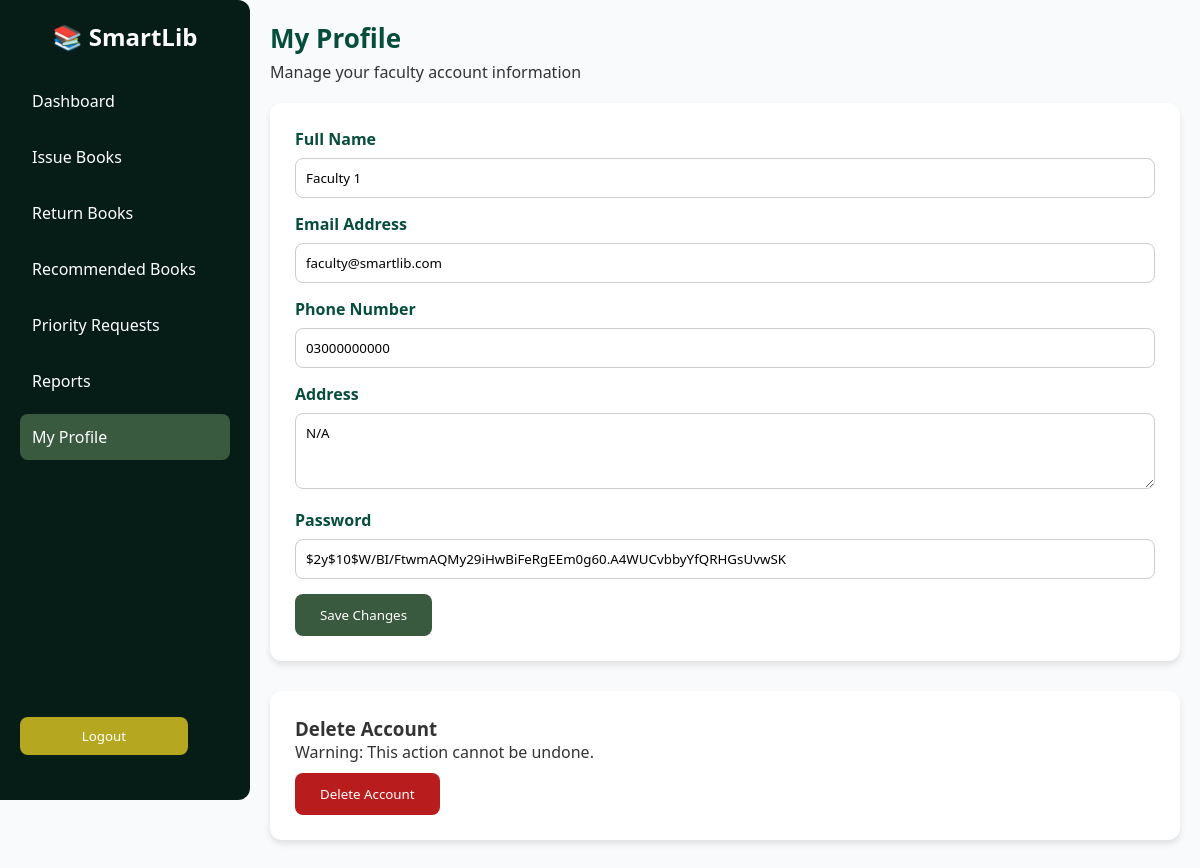
/faculty/faculty_profile.php (signed in), run on the app's committed database.
### tables this page shows
CREATE TABLE `members` (
  `member_id` int(11) NOT NULL,
  `name` varchar(255) NOT NULL,
  `email` varchar(255) NOT NULL,
  `phone` varchar(100) DEFAULT NULL,
  `address` text DEFAULT NULL,
  `role` varchar(100) NOT NULL,
  `password` varchar(255) NOT NULL,
  `registration_date` varchar(100) NOT NULL
);

### faculty/faculty_profile.php (the view, shortened to what this page needs)
<?php
$faculty_id = $_SESSION['member_id'];
include '../SmartLib.php';
$sql = "SELECT * FROM members WHERE member_id=? AND role='faculty'";
$stmt = $conn->prepare($sql);
$stmt->bind_param("i", $faculty_id);
$stmt->execute();
$result = $stmt->get_result();
$faculty = $result->fetch_assoc();
?>
<!DOCTYPE html>
<html lang="en">
<head>
</head>
<body>
    <div class="sidebar">
        <div>
            <h2>📚 SmartLib</h2>
            <ul>
                <li><a href="faculty.php">Dashboard</a></li>
                <li><a href="issue_books.php">Issue Books</a></li>
                <li><a href="faculty_return.php">Return Books</a></li>
                <li><a href="recommend_book.php">Recommended Books</a></li>
                <li><a href="faculty_requests.php">Priority Requests</a></li>
                <li><a href="faculty_reports.php">Reports</a></li>
                <li><a class="active">My Profile</a></li>
            </ul>
        </div>
        <form action="../logout.php" method="post">
            <button class="logout-btn">Logout</button>
        </form>
    </div>
    <div class="main-content">
        <header>
            <h1>My Profile</h1>
            <p>Manage your faculty account information</p>
        </header>
        <div class="card">
            <form method="post">
                <label>Full Name</label>
                <input type="text" name="name" value="<?= htmlspecialchars($faculty['name']) ?>" required>
                <label>Email Address</label>
                <input type="email" name="email" value="<?= htmlspecialchars($faculty['email']) ?>" required>
                <label>Phone Number</label>
                <input type="text" name="phone" value="<?= htmlspecialchars($faculty['phone']) ?>">
                <label>Address</label>
                <textarea name="address" rows="3"><?= htmlspecialchars($faculty['address']) ?></textarea>
                <label>Password</label>
                <input type="text" name="password" value="<?= htmlspecialchars($faculty['password']) ?>" required>
                <button type="submit" name="save_changes">Save Changes</button>
            </form>
        </div>
        <div class="card">
            <h3>Delete Account</h3>
            <p>Warning: This action cannot be undone.</p>
            <form method="post">
                <button type="submit" class="delete-btn"
                    onclick="return confirm('Are you sure you want to delete your account?')">Delete Account</button>
            </form>
        </div>
    </div>
</body>
</html>

### faculty/faculty_profile.php (style rules this page uses)
* { margin: 0; padding: 0; box-sizing: border-box; font-family: "Segoe UI", sans-serif }
body { display: flex; background: #f9fafb; color: #333 }
.sidebar { width: 250px; height: 100vh; background: #061d17; color: #fff; padding: 20px; position: fixed; display: flex; flex-direction: column; justify-content: space-between; border-radius: 0 12px 12px 0 }
.sidebar h2 { text-align: center; margin-bottom: 25px }
.sidebar ul { list-style: none }
.sidebar ul li { margin-bottom: 10px }
.sidebar ul li a { display: block; padding: 12px; color: #fff; text-decoration: none; border-radius: 8px }
.sidebar ul li a:hover, .active { background: #3a5a40 }
.logout-btn { width: 80%; margin: 25px auto; padding: 10px; background: #b5a820; color: #fff; border: none; border-radius: 8px; cursor: pointer }
.main-content { margin-left: 250px; padding: 20px; width: calc(100% - 250px) }
header h1 { color: #064e3b; font-size: 26px; margin-bottom: 5px }
header p { margin-bottom: 20px }
.card { background: #fff; padding: 25px; border-radius: 12px; box-shadow: 0 4px 6px rgba(0, 0, 0, .1); margin-bottom: 30px }
label { display: block; margin-bottom: 8px; font-weight: bold; color: #064e3b }
input, textarea { width: 100%; padding: 10px; margin-bottom: 15px; border: 1px solid #ccc; border-radius: 8px }
button { background: #3a5a40; color: #fff; padding: 12px 25px; border: none; border-radius: 8px; cursor: pointer }
button.delete-btn { background: #b91c1c; margin-top: 10px }

### data on the page
members: name "Faculty 1", email "faculty@smartlib.com", phone "03000000000", address "N/A", password "$2y$10$W/BI/FtwmAQMy29iHwBiFeRgEEm0g60.A4WUCvbbyYfQRHGsUvwSK"
